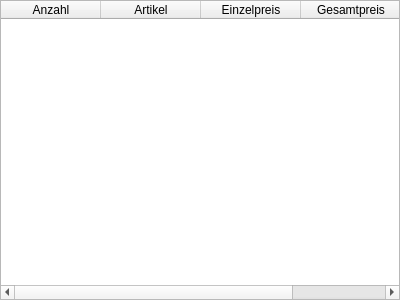
<?xml version="1.0" encoding="UTF-8"?>
<ui version="4.0">
 <class>WidgetCashArticle</class>
 <widget class="QWidget" name="WidgetCashArticle">
  <property name="geometry">
   <rect>
    <x>0</x>
    <y>0</y>
    <width>400</width>
    <height>300</height>
   </rect>
  </property>
  <property name="windowTitle">
   <string>Form</string>
  </property>
  <layout class="QGridLayout" name="gridLayout">
   <property name="margin">
    <number>0</number>
   </property>
   <item row="0" column="0">
    <widget class="QTableWidget" name="tableWidget">
     <column>
      <property name="text">
       <string>Anzahl</string>
      </property>
     </column>
     <column>
      <property name="text">
       <string>Artikel</string>
      </property>
     </column>
     <column>
      <property name="text">
       <string>Einzelpreis</string>
      </property>
     </column>
     <column>
      <property name="text">
       <string>Gesamtpreis</string>
      </property>
     </column>
    </widget>
   </item>
  </layout>
 </widget>
 <resources/>
 <connections/>
</ui>
